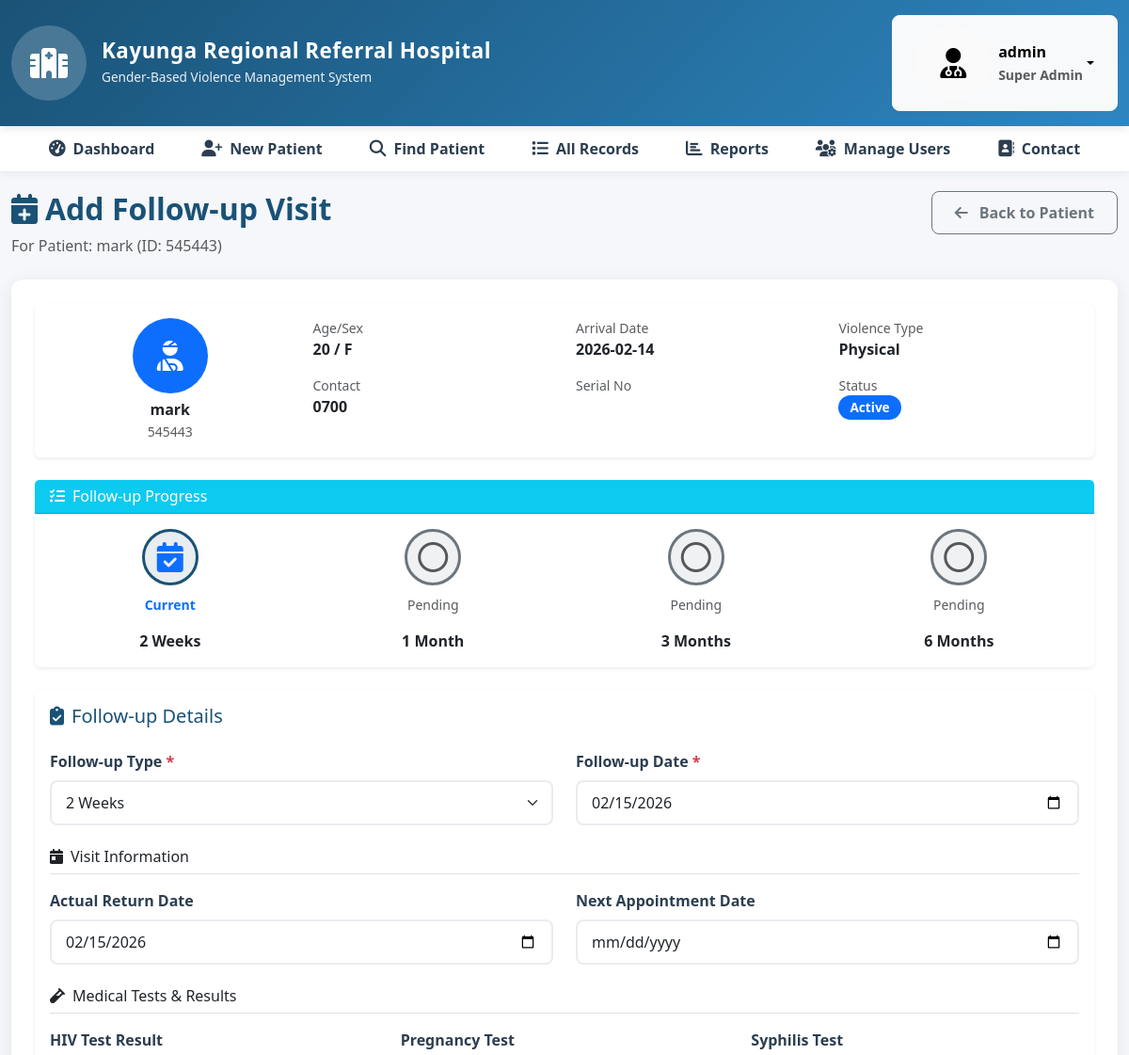
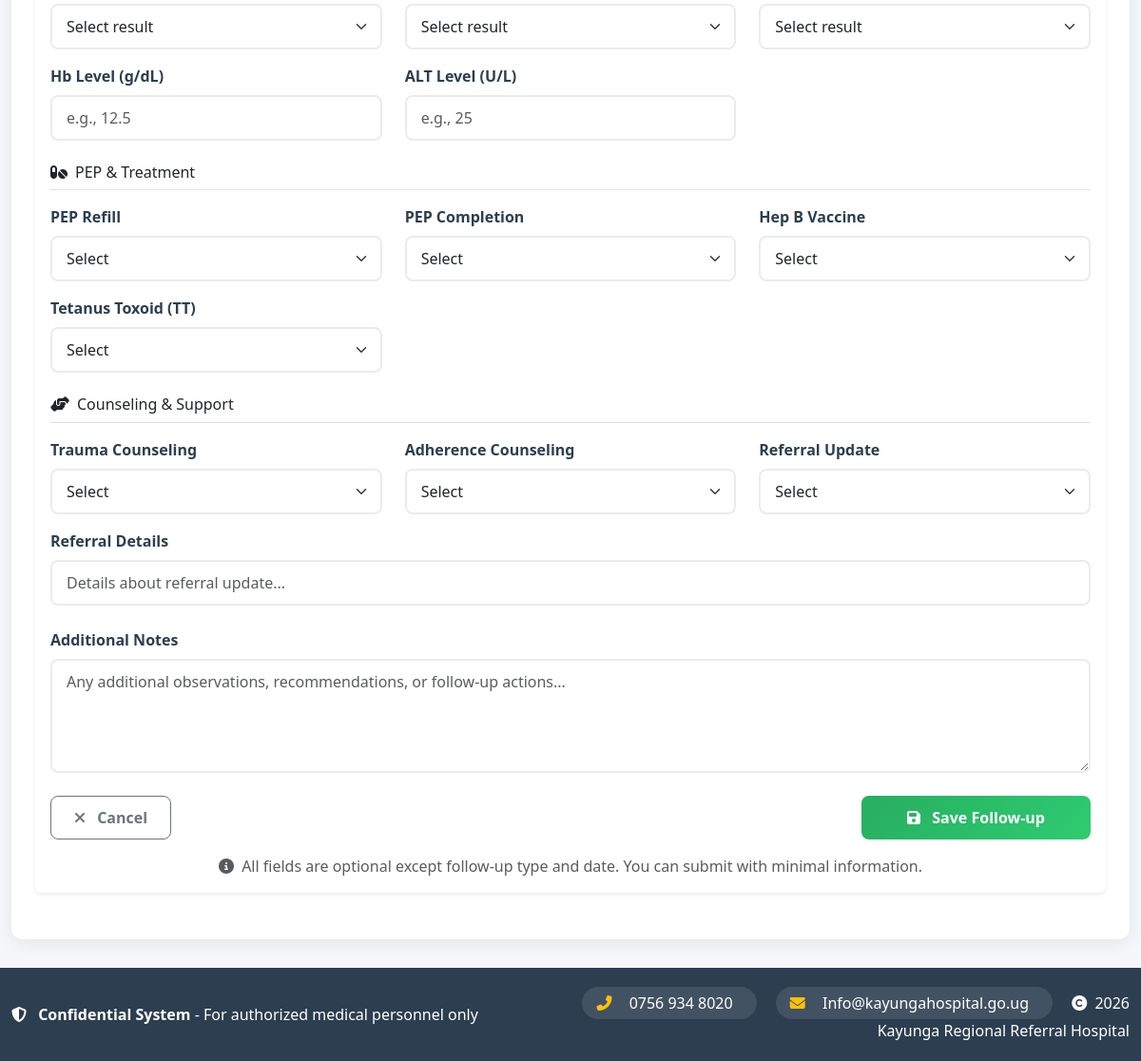
The page /add_followup/545443 (signed in) on the database its author committed (2 pictures, top to bottom).
### tables this page shows
CREATE TABLE patients (
        id INTEGER PRIMARY KEY AUTOINCREMENT,
        patient_id TEXT UNIQUE NOT NULL,
        arrival_datetime TEXT NOT NULL,
        national_id TEXT,
        client_name TEXT NOT NULL,
        address TEXT,
        contact_no TEXT,
        next_of_kin TEXT,
        next_of_kin_contact TEXT,
        ovc TEXT,
        age INTEGER NOT NULL,
        sex TEXT NOT NULL,
        marital_status TEXT,
        incident_datetime TEXT,
        medical_form_filled TEXT,
        p3_form TEXT,
        disability TEXT,
        perpetrator_relation TEXT,
        type_violence TEXT NOT NULL,
        type_case TEXT,
        facility_name TEXT DEFAULT 'Kayunga Regional Referral Hospital',
        created_at TEXT DEFAULT CURRENT_TIMESTAMP,
        updated_at TEXT DEFAULT CURRENT_TIMESTAMP
    );

### app.py (the view, shortened to what this page needs)
@app.route('/add_followup/<patient_id>', methods=['GET', 'POST'])
@login_required
def add_followup(patient_id):
    conn = get_db()
    patient = conn.execute('SELECT * FROM patients WHERE patient_id = ?', (patient_id,)).fetchone()
    if not patient:
        flash('Patient not found', 'danger')
        conn.close()
        return redirect(url_for('patient_lookup'))
    existing_followups = conn.execute('SELECT followup_type FROM follow_ups WHERE patient_id = ?',
                                    (patient_id,)).fetchall()
    existing_types = [fu['followup_type'] for fu in existing_followups]
    all_types = ['2weeks', '1month', '3months', '6months']
    available_types = [t for t in all_types if t not in existing_types]
    if not available_types:
        flash('All follow-ups have been completed for this patient', 'warning')
        conn.close()
        return redirect(url_for('patient_lookup', search_term=patient_id, search_by='patient_id'))
    last_followup = conn.execute('''
        SELECT MAX(followup_date) as last_date FROM follow_ups
        WHERE patient_id = ?
    ''', (patient_id,)).fetchone()
    suggested_date = datetime.now().strftime('%Y-%m-%d')
    if available_types:
        next_type = available_types[0]
        try:
            arrival_date = datetime.strptime(patient['arrival_datetime'], '%Y-%m-%d %H:%M:%S')
            if next_type == '2weeks':
                suggested_date = (arrival_date + timedelta(days=14)).strftime('%Y-%m-%d')
            elif next_type == '1month':
                suggested_date = (arrival_date + relativedelta(months=1)).strftime('%Y-%m-%d')
            elif next_type == '3months':
                suggested_date = (arrival_date + relativedelta(months=3)).strftime('%Y-%m-%d')
            elif next_type == '6months':
                suggested_date = (arrival_date + relativedelta(months=6)).strftime('%Y-%m-%d')
        except:
            pass
    conn.close()
    return render_template('add_followup.html',
                         patient=patient,
                         available_types=available_types,
                         existing_types=existing_types,
                         suggested_date=suggested_date,
                         today=datetime.now().strftime('%Y-%m-%d'))

### templates/add_followup.html (shortened to what this page needs)
{% extends "base.html" %}
{% block page_header %}
<i class="fas fa-calendar-plus me-2"></i>Add Follow-up Visit
{% endblock %}
{% block page_subtitle %}
For Patient: {{ patient.client_name }} (ID: {{ patient.patient_id }})
{% endblock %}
{% block page_actions %}
<a href="{{ url_for('patient_lookup', search_term=patient.patient_id, search_by='patient_id') }}"
   class="btn btn-outline-secondary">
    <i class="fas fa-arrow-left me-2"></i> Back to Patient
</a>
{% endblock %}
{% block content %}
<div class="content-wrapper">
    <div class="card border-0 shadow-sm mb-4">
        <div class="card-body">
            <div class="row">
                <div class="col-md-3">
                    <div class="text-center">
                        <div class="user-avatar mx-auto mb-2 bg-primary text-white">
                            <i class="fas fa-user-injured"></i>
                        </div>
                        <h6 class="fw-bold mb-0">{{ patient.client_name }}</h6>
                        <small class="text-muted">{{ patient.patient_id }}</small>
                    </div>
                </div>
                <div class="col-md-9">
                    <div class="row">
                        <div class="col-md-4">
                            <small class="text-muted d-block">Age/Sex</small>
                            <span class="fw-bold">{{ patient.age }} / {{ patient.sex }}</span>
                        </div>
                        <div class="col-md-4">
                            <small class="text-muted d-block">Arrival Date</small>
                            <span class="fw-bold">{{ patient.arrival_datetime[:10] }}</span>
                        </div>
                        <div class="col-md-4">
                            <small class="text-muted d-block">Violence Type</small>
                            <span class="fw-bold">{{ patient.type_violence }}</span>
                        </div>
                        <div class="col-md-4 mt-3">
                            <small class="text-muted d-block">Contact</small>
                            <span class="fw-bold">{{ patient.contact_no or 'N/A' }}</span>
                        </div>
                        <div class="col-md-4 mt-3">
                            <small class="text-muted d-block">Serial No</small>
                        </div>
                        <div class="col-md-4 mt-3">
                            <small class="text-muted d-block">Status</small>
                            <span class="badge bg-primary">Active</span>
                        </div>
                    </div>
                </div>
            </div>
        </div>
    </div>
    <div class="card border-0 shadow-sm mb-4">
        <div class="card-header bg-info text-white">
            <h6 class="mb-0"><i class="fas fa-tasks me-2"></i>Follow-up Progress</h6>
        </div>
        <div class="card-body">
            <div class="row text-center">
                {% for type in ['2weeks', '1month', '3months', '6months'] %}
                <div class="col-3">
                    <div class="position-relative mb-3">
                        {% if type in existing_types %}
                        <div class="completed-step">
                            <i class="fas fa-check-circle fa-2x text-success"></i>
                        </div>
                        <small class="text-muted mt-2 d-block">Completed</small>
                        {% elif type == available_types[0] %}
                        <div class="current-step">
                            <i class="fas fa-calendar-check fa-2x text-primary"></i>
                        </div>
                        <small class="text-primary fw-bold mt-2 d-block">Current</small>
                        {% else %}
                        <div class="pending-step">
                            <i class="far fa-circle fa-2x text-muted"></i>
                        </div>
                        <small class="text-muted mt-2 d-block">Pending</small>
                        {% endif %}
                    </div>
                    <div class="fw-bold">
                        {{ type|replace('2weeks', '2 Weeks')|replace('1month', '1 Month')|replace('3months', '3 Months')|replace('6months', '6 Months') }}
                    </div>
                </div>
                {% endfor %}
            </div>
        </div>
    </div>
    {% if available_types %}
    <form method="POST" id="followupForm">
        <div class="card border-0 shadow-sm mb-4">
            <div class="card-body">
                <h5 class="mb-4" style="color: var(--primary-color);">
                    <i class="fas fa-clipboard-check me-2"></i>Follow-up Details
                </h5>
                <div class="row mb-4">
                    <div class="col-md-6">
                        <label class="form-label">Follow-up Type <span class="text-danger">*</span></label>
                        <select class="form-select" name="followup_type" required>
                            {% for type in available_types %}
                            <option value="{{ type }}" {% if loop.first %}selected{% endif %}>
                                {{ type|replace('2weeks', '2 Weeks')|replace('1month', '1 Month')|replace('3months', '3 Months')|replace('6months', '6 Months') }}
                            </option>
                            {% endfor %}
                        </select>
                    </div>
                    <div class="col-md-6">
                        <label class="form-label">Follow-up Date <span class="text-danger">*</span></label>
                        <input type="date" class="form-control" name="followup_date"
                               value="{{ suggested_date }}" required>
                    </div>
                </div>
                <div class="row mb-4">
                    <div class="col-12">
                        <h6 class="border-bottom pb-2 mb-3">
                            <i class="fas fa-calendar-day me-2"></i>Visit Information
                        </h6>
                    </div>
                    <div class="col-md-6">
                        <label class="form-label">Actual Return Date</label>
                        <input type="date" class="form-control" name="actual_return_date"
                               value="{{ today }}">
                    </div>
                    <div class="col-md-6">
                        <label class="form-label">Next Appointment Date</label>
                        <input type="date" class="form-control" name="next_appointment">
                    </div>
                </div>
                <div class="row mb-4">
                    <div class="col-12">
                        <h6 class="border-bottom pb-2 mb-3">
                            <i class="fas fa-vial me-2"></i>Medical Tests & Results
                        </h6>
                    </div>
                    <div class="col-md-4">
                        <label class="form-label">HIV Test Result</label>
                        <select class="form-select" name="hiv_test">
                            <option value="">Select result</option>
                        </select>
                    </div>
                    <div class="col-md-4">
                        <label class="form-label">Pregnancy Test</label>
                        <select class="form-select" name="pregnancy_test">
                            <option value="">Select result</option>
                        </select>
                    </div>
                    <div class="col-md-4">
                        <label class="form-label">Syphilis Test</label>
                        <select class="form-select" name="syphilis_test">
                            <option value="">Select result</option>
                        </select>
                    </div>
                    <div class="col-md-4 mt-3">
                        <label class="form-label">Hb Level (g/dL)</label>
                        <input type="number" step="0.1" class="form-control" name="hb_level"
                               placeholder="e.g., 12.5">
                    </div>
                    <div class="col-md-4 mt-3">
                        <label class="form-label">ALT Level (U/L)</label>
                        <input type="number" class="form-control" name="alt_level"
                               placeholder="e.g., 25">
                    </div>
                </div>
                <div class="row mb-4">
                    <div class="col-12">
                        <h6 class="border-bottom pb-2 mb-3">
                            <i class="fas fa-pills me-2"></i>PEP & Treatment
                        </h6>
                    </div>
                    <div class="col-md-4">
                        <label class="form-label">PEP Refill</label>
                        <select class="form-select" name="pep_refill">
                            <option value="">Select</option>
                        </select>
                    </div>
                    <div class="col-md-4">
                        <label class="form-label">PEP Completion</label>
                        <select class="form-select" name="pep_completion">
                            <option value="">Select</option>
                        </select>
                    </div>
                    <div class="col-md-4">
                        <label class="form-label">Hep B Vaccine</label>
                        <select class="form-select" name="hep_b_vaccine">
                            <option value="">Select</option>
                        </select>
                    </div>
                    <div class="col-md-4 mt-3">
                        <label class="form-label">Tetanus Toxoid (TT)</label>
                        <select class="form-select" name="tt_given">
                            <option value="">Select</option>
                        </select>
                    </div>
                </div>
                <div class="row mb-4">
                    <div class="col-12">
                        <h6 class="border-bottom pb-2 mb-3">
                            <i class="fas fa-hands-helping me-2"></i>Counseling & Support
                        </h6>
                    </div>
                    <div class="col-md-4">
                        <label class="form-label">Trauma Counseling</label>
                        <select class="form-select" name="trauma_counseling">
                            <option value="">Select</option>
                        </select>
                    </div>
                    <div class="col-md-4">
                        <label class="form-label">Adherence Counseling</label>
                        <select class="form-select" name="adherence_counseling">
                            <option value="">Select</option>
                        </select>
                    </div>
                    <div class="col-md-4">
                        <label class="form-label">Referral Update</label>
                        <select class="form-select" name="referral">
                            <option value="">Select</option>
                        </select>
                    </div>
                    <div class="col-md-12 mt-3">
                        <label class="form-label">Referral Details</label>
                        <input type="text" class="form-control" name="referral_update"
                               placeholder="Details about referral update...">
                    </div>
                </div>
                <div class="row mb-4">
                    <div class="col-12">
                        <label class="form-label">Additional Notes</label>
                        <textarea class="form-control" name="notes" rows="4"
                                  placeholder="Any additional observations, recommendations, or follow-up actions..."></textarea>
                    </div>
                </div>
                <div class="row mt-4">
                    <div class="col-12">
                        <div class="d-flex justify-content-between">
                            <a href="{{ url_for('patient_lookup', search_term=patient.patient_id, search_by='patient_id') }}"
                               class="btn btn-outline-secondary px-4">
                                <i class="fas fa-times me-2"></i> Cancel
                            </a>
                            <button type="submit" class="btn btn-success px-5">
                                <i class="fas fa-save me-2"></i> Save Follow-up
                            </button>
                        </div>
                        <p class="text-muted mt-3 mb-0 text-center">
                            <i class="fas fa-info-circle me-1"></i>
                            All fields are optional except follow-up type and date. You can submit with minimal information.
                        </p>
                    </div>
                </div>
            </div>
        </div>
    </form>
    {% endif %}
</div>
{% endblock %}

### rows shown on the page
patients: client_name "mark", patient_id "545443", age "20", sex "F", arrival_datetime "2026-02-14", type_violence "Physical", contact_no "0700"

### other values the page prints
{{ session.get('full_name', session.get('username', 'User')) }} "admin"
form field followup_type "2 Weeks"
